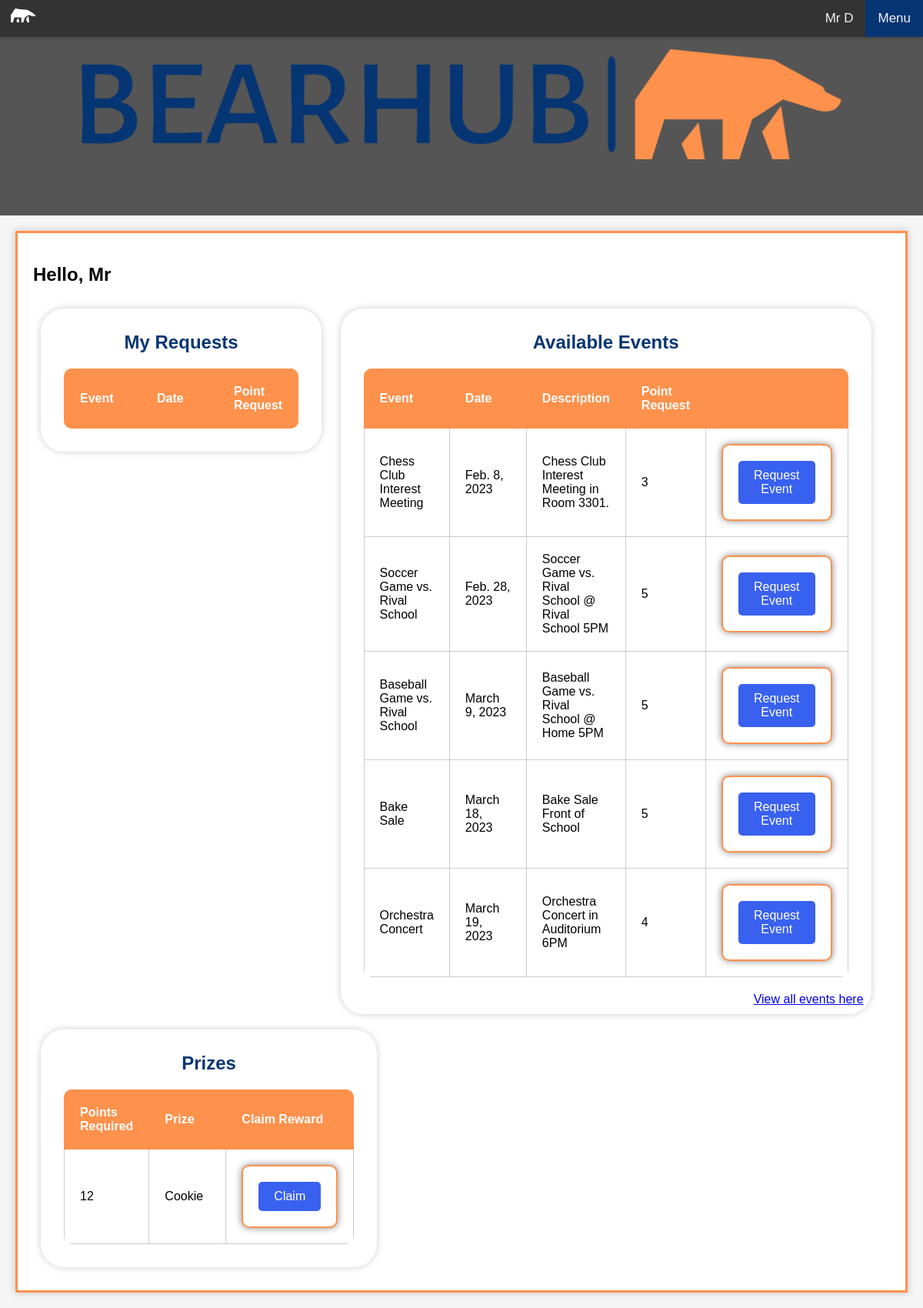
/BearHubHome/StudentPage/1243/, run on the app's committed database.
### BearHubHome/models.py (models this page shows, shortened)
class Student(models.Model):
    First_name = models.CharField(max_length=64)
    Last_name = models.CharField(max_length=64)
    grade_level = models.IntegerField()
    password= models.CharField(max_length=64)
    points = models.IntegerField()
    Email = models.EmailField()

class Event(models.Model):
    name= models.CharField(max_length=64)
    date = models.DateField(max_length=24)
    point_value= models.IntegerField()
    students = models.ManyToManyField(Student, blank=True,related_name="event")
    description=models.TextField(max_length=512)

class Reward(models.Model):
    Name = models.CharField(max_length=64)
    point_value = models.IntegerField()

### BearHubHome/views.py (the view)
# urls.py: path('StudentPage/<int:user_id>/',views.StudentPage,name="stupage"),
def StudentPage(request, user_id):
    try:
        user = Student.objects.get(pk=user_id)
        events = user.event.all().order_by('date')
        Nonevents = Event.objects.exclude(id__in=user.event.all().values_list('id', flat=True)).order_by('date')
        Rewards = Reward.objects.all()
        return render(request, "HII/signedIn.html", {"user": user, "events": events, "Nonevents": Nonevents, "Rewards": Rewards})
    except Student.DoesNotExist:
        return HttpResponseRedirect(reverse("bear:LogIn"))

### BearHubHome/templates/HII/signedIn.html (shortened to what this page needs)
{% load static %}
<!DOCTYPE html>
<html lang="en">
	<head>
		<link href="{% static 'style.css' %}" rel="stylesheet">
	</head>
	<body>
		<div class="topnav">
			<img src="{% static 'png/only-logo-white.png' %}" alt="logo" style="width:50px; height:40px; vertical-align: center; padding-left: 10px;">
			<a onclick="openNav()" class="menu">Menu</a>
			<button class="b" onmouseover="showInfo()">{{ user.First_name.capitalize }} {{ user.Last_name.capitalize|first }}</button>
		</div>
		<header>
			<img src="{% static 'png/logo-no-background.png' %}" alt="logo" style="width:1000px; height:151px; padding:4px;">
		</header>
		<div class="container">
			<h2>Hello, {{ user.First_name.capitalize }}</h2>
			<div class="containera">
				<h2 class="table-title">My Requests</h2>
				<table>
					<tr>
						<th >Event</th>
						<th >Date</th>
						<th >Point Request</th>
					</tr>
				</table>
			</div>
			<div class="containera">
				<h2 class="table-title">Available Events</h2>
				<table class= "events">
					<tr>
						<th class =events>Event</th>
						<th class =events>Date</th>
						<th class =events>Description</th>
						<th class =events>Point Request</th>
						<th class =events></th>
					</tr>
					{% for event in Nonevents|slice:":5" %}
						<tr>
							<td>{{ event.name }}</td>
							<td>{{ event.date }}</td>
							<td>{{ event.description }}</td>
							<td>{{ event.point_value }}</td>
							<td>
								<form method="post" action="{% url 'bear:requestEvent' %}">
									<button type="submit">Request Event</button>
								</form>
							</td>
						</tr>
					{% endfor %}
				</table>
				<a class="button" href="{% url 'bear:events' user_id=user.id %}" style="float: right;">View all events here</a>
			</div>
			<div class="containera">
				<h2 class="table-title">Prizes</h2>
				<table>
					<tr>
						<th>Points Required</th>
						<th>Prize</th>
						<th>Claim Reward</th>
					</tr>
					{% for Reward in Rewards %}
						<tr>
							<td>{{ Reward.point_value }}</td>
							<td>{{ Reward.Name }}</td>
							<td>
								<form method="POST" action="{% url 'bear:claim_reward' %}">
									<button type="submit">Claim</button>
								</form>
							</td>
						</tr>
					{% endfor %}
				</table>
			</div>
		</div>
	</body>
</html>

### BearHubHome/static/style.css (style rules this page uses)
body { margin: 0; padding: 0; font-family: arial, sans-serif; background-color: #f5f5f5; }
.container { margin: 20px; padding: 20px; background-color: #fff; box-shadow: 0 0 10px rgba(0, 0, 0, 0.2); border: 3px solid #fe914c; display: inline-block; }
.containera { display: inline-block; border-radius: 30px; margin: 10px; padding: 10px; background-color: #ffffff; box-shadow: 0 0 10px rgba(0, 0, 0, 0.2); width: auto; height: auto; }
table { border-collapse: collapse; margin: 20px; table-layout: auto; border-radius: 10px; overflow: hidden; }
th, td { padding: 20px; text-align: left; width: 100px; }
th { background-color: #fe914c; color: #fff; border: 1px solid #fe914c; }
td { background-color: #fff; border: 1px solid #ccc; }
.table-title { text-align: center; justify-content: center; color: #063573; }
button { background-color: #3961f0; color: #fff; padding: 10px 20px; border: none; border-radius: 5px; font-size: 16px; cursor: pointer; transition: background-color 0.3s; }
form { width: auto; margin: 0 auto; background-color: #fff; padding: 20px; border-radius: 10px; box-shadow: 0px 0px 10px #888888; border: 2px solid #fe914c; }
header { font-family: bearhub-font; padding: 60px; text-align: center; background-color: #555; color: white; font-size: 30px; }
.topnav { position: fixed; background-color: #333; width: 100%; overflow: hidden; box-shadow: 0 2px 4px 0 rgba(0,0,0,.2); }
.topnav a { float: right; color: #f2f2f2; text-align: center; padding: 14px 16px; text-decoration: none; font-size: 17px; }
.topnav a.menu { background-color: #063573; }
button.b { float: right; color: #f2f2f2; background-color: #333; text-align: center; padding: 14px 16px; text-decoration: none; font-size: 17px; border-radius: 0px; }
* { box-sizing: border-box }

### data on the page
Student: First_name "Mr", Last_name|first "D"
Event: name "Chess Club Interest Meeting", date "Feb. 8, 2023", description "Chess Club Interest Meeting in Room 3301.", point_value "3"
Event: name "Soccer Game vs. Rival School", date "Feb. 28, 2023", description "Soccer Game vs. Rival School @ Rival School 5PM", point_value "5"
Event: name "Baseball Game vs. Rival School", date "March 9, 2023", description "Baseball Game vs. Rival School @ Home 5PM", point_value "5"
Event: name "Bake Sale", date "March 18, 2023", description "Bake Sale Front of School", point_value "5"
Event: name "Orchestra Concert", date "March 19, 2023", description "Orchestra Concert in Auditorium 6PM", point_value "4"
Reward: point_value "12", Name "Cookie"
